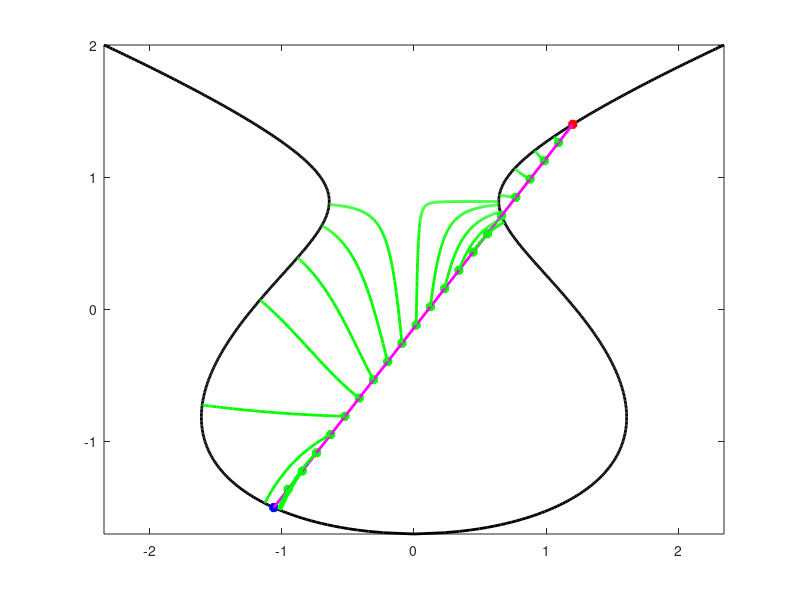

The MATLAB script that drew this image:
% Elliptic curve: x^2 - y^3 + 2y - 1.5 = 0

clc;
clear all;

y1=-1.7:0.01:2;
x1=sqrt(y1.^3-2*y1+1.5);
x2=-sqrt(y1.^3-2*y1+1.5);
x1=real(x1);
x2=real(x2); 

for sy=1.5:-0.1:-1.5
    
    sx=-sqrt(sy^3-2*sy+1.5);

    ey=1.4;
    ex=sqrt(ey^3-2*ey+1.5);

    sp_num=20;
    for i=1:sp_num
        mx(i) = sx+(i/(sp_num+1))*(ex-sx);
        my(i) = sy+(i/(sp_num+1))*(ey-sy);
    end


    t1=clock;
    Ts=0.01;
    for i=1:sp_num
        cnt(i)=1;
        nx(i,1)=mx(i);
        ny(i,1)=my(i);
    end

    for i=1:sp_num
        i
        f = nx(i,cnt(i))^2-ny(i,cnt(i))^3+2*ny(i,cnt(i))-1.5;
        while(f*f>0.00001&&cnt(i)<10000)
            v=-[2*f*(2*nx(i,cnt(i))) 2*f*(-3*ny(i,cnt(i))^2+2)]';
            nx(i,cnt(i)+1)=nx(i,cnt(i))+Ts*v(1);
            ny(i,cnt(i)+1)=ny(i,cnt(i))+Ts*v(2);
            cnt(i)=cnt(i)+1;
            f = nx(i,cnt(i))^2-ny(i,cnt(i))^3+2*ny(i,cnt(i))-1.5;
        end
    end
    t2=clock;
    etime(t2,t1)


    figure(1);
    cla;
    hold on;box on;
    plot(x1,y1,'linewidth', 2, 'color', 'k');
    plot(x2,y1,'linewidth', 2, 'color', 'k');
    plot(sx,sy,'*','linewidth', 4, 'color', 'b');
    plot(ex,ey,'*','linewidth', 4, 'color', 'r');
    plot(mx,my,'*','linewidth', 4, 'color', 'g');
    line([sx ex],[sy ey],'linewidth', 2, 'color', 'm');
    for i=1:sp_num
        plot(nx(i,1:cnt(i)-1),ny(i,1:cnt(i)-1),'linewidth', 2, 'color', 'g');
    end
    axis equal;
    pause(0.1);
end